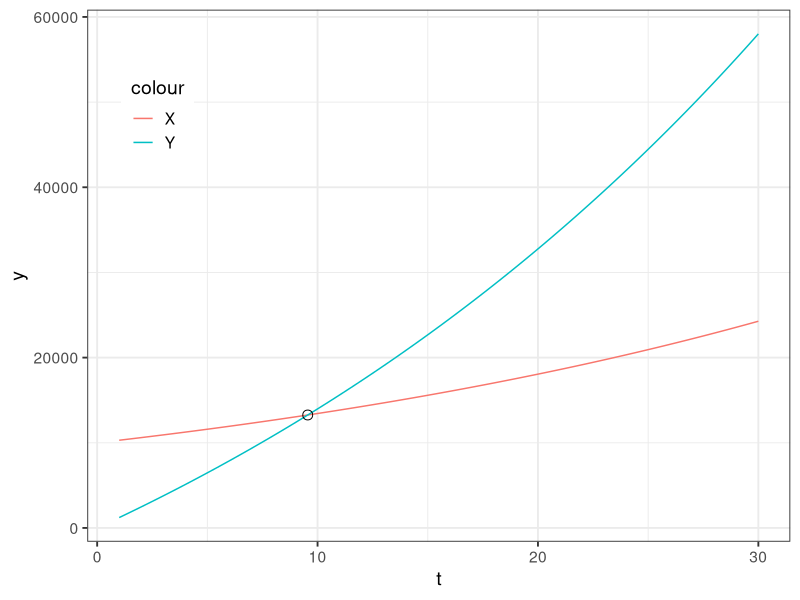
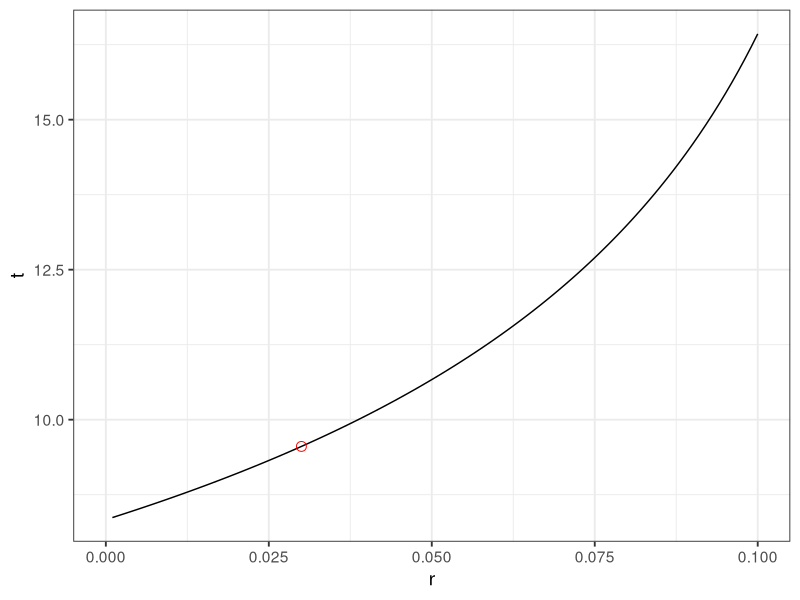

Write the R code that produced these figures, in order.
## ---- chunk 1
library(knitr)
opts_chunk$set(
  echo = FALSE,
  cache = FALSE,
  message = FALSE,
  warning = FALSE
)
## ---- chunk 2
library(tidyverse)
A <- 10000
B <- 100
r <- 0.03
fX <- function(t) {
  A * (1 + r) ^ t
}
fY <- function(t) {
  r0 <- (1 + r) ^ (1 / 12) - 1
  B * (1 + r0) * ((1 + r) ^ t - 1) / r0
}
ft <- function(r) {
  r0 <- (1 + r) ^ (1 / 12) - 1
  R <- A * r0 / (B * (1 + r0) - A * r0)
  log(1 + R) / log(1 + r)
}
# 作图
ggplot(tibble(t = 1:30), aes(t)) +
  geom_function(fun = fX, aes(color = "X")) +
  geom_function(fun = fY, aes(color = "Y")) +
  geom_point(aes(y = y),
             data = tibble(t = ft(r), y = fX(t)),
             size = 3,
             shape = 1) +
  theme_bw(base_size = 14) +
  theme(legend.position = c(.1, .8))
## ---- chunk 3
ggplot(tibble(r = seq(0, 0.1, length.out = 101)), aes(r)) +
  geom_function(fun = ft) + ylab("t") +
  geom_point(aes(y = t),
             data = tibble(r = r, t = ft(r)),
             size = 3,
             shape = 1,
             color = "red") +
  theme_bw(base_size = 14)
